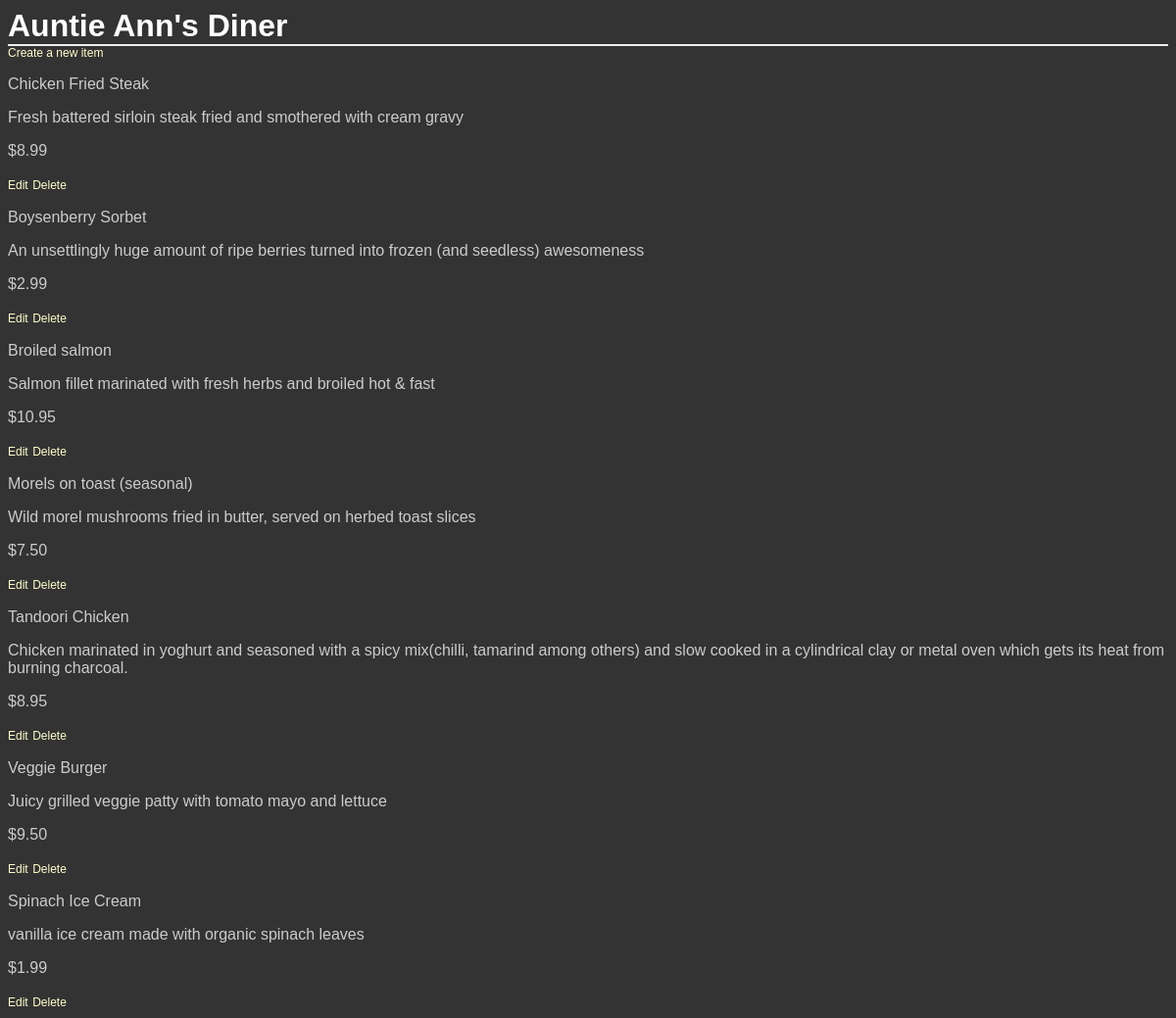
Screenshot of /restaurants/7/ with the database file from the repository.
### database_setup.py (models this page shows, shortened)
class Restaurant(BASE):
    __tablename__ = 'restaurant'
    name = Column(String(80), nullable=False)
    res_id = Column(Integer, primary_key=True)

class MenuItem(BASE):
    __tablename__ = 'menu_item'
    name = Column(String(80), nullable=False)
    men_id = Column(Integer, primary_key=True)
    course = Column(String(250))
    description = Column(String(250))
    price = Column(String(8))
    restaurant_id = Column(Integer, ForeignKey('restaurant.res_id'))
    restaurant = relationship(Restaurant)

### project.py (the view)
@app.route('/restaurants/<int:restaurant_id>/')
def restaurantMenu(restaurant_id):
    restaurant = session.query(Restaurant).filter_by(res_id=restaurant_id).one()
    items = session.query(MenuItem).filter_by(restaurant_id=restaurant.res_id)
    user = 'admin'
    return render_template('menu.html',restaurant=restaurant,items=items,user=user)

### templates/menu.html (shortened to what this page needs)
<html>
<head>
    <link rel=stylesheet type=text/css href="{{ url_for('static', filename='styles.css') }}">
</head>
<body>
<h1>{{restaurant.name}}</h1>
<div><a href="{{url_for('newMenuItem', restaurant_id=restaurant.res_id,)}}">Create a new item</a></div>
{% for i in items %}
<div>
<p>{{i.name}}</p>
<p>{{i.description}}</p>
<p> {{i.price}} </p>
</div>
{% if user == 'admin' %}
<a href="{{url_for('editMenuItem', restaurant_id=restaurant.res_id, menu_id=i.men_id)}}">Edit</a>
<a href="{{url_for('deleteMenuItem', restaurant_id=restaurant.res_id, menu_id=i.men_id)}}">Delete</a>
{% endif %}
{% endfor %}
</body>
</html>

### static/styles.css (style rules this page uses)
body { font-family: sans-serif; background-color: #333333 }
h1, h2, h3, h4 { color: #ffffff; }
h1, h2 { margin: 0; }
h1 { border-bottom: 2px solid #eee; }
p, dd, dt { color: #cccccc; }
a { text-decoration: none; color: #ffffcc; font-size: .75em; }

### rows the page displays
Restaurant: name "Auntie Ann's Diner"
MenuItem: name "Chicken Fried Steak", description "Fresh battered sirloin steak fried and smothered with cream gravy", price "$8.99"
MenuItem: name "Boysenberry Sorbet", description "An unsettlingly huge amount of ripe berries turned into frozen (and seedless) awesomeness", price "$2.99"
MenuItem: name "Broiled salmon", description "Salmon fillet marinated with fresh herbs and broiled hot & fast", price "$10.95"
MenuItem: name "Morels on toast (seasonal)", description "Wild morel mushrooms fried in butter, served on herbed toast slices", price "$7.50"
MenuItem: name "Tandoori Chicken", description "Chicken marinated in yoghurt and seasoned with a spicy mix(chilli, tamarind among others) and slow cooked in a cylindrical clay or metal oven which gets its heat from burning charcoal.", price "$8.95"
MenuItem: name "Veggie Burger", description "Juicy grilled veggie patty with tomato mayo and lettuce", price "$9.50"
MenuItem: name "Spinach Ice Cream", description "vanilla ice cream made with organic spinach leaves", price "$1.99"
